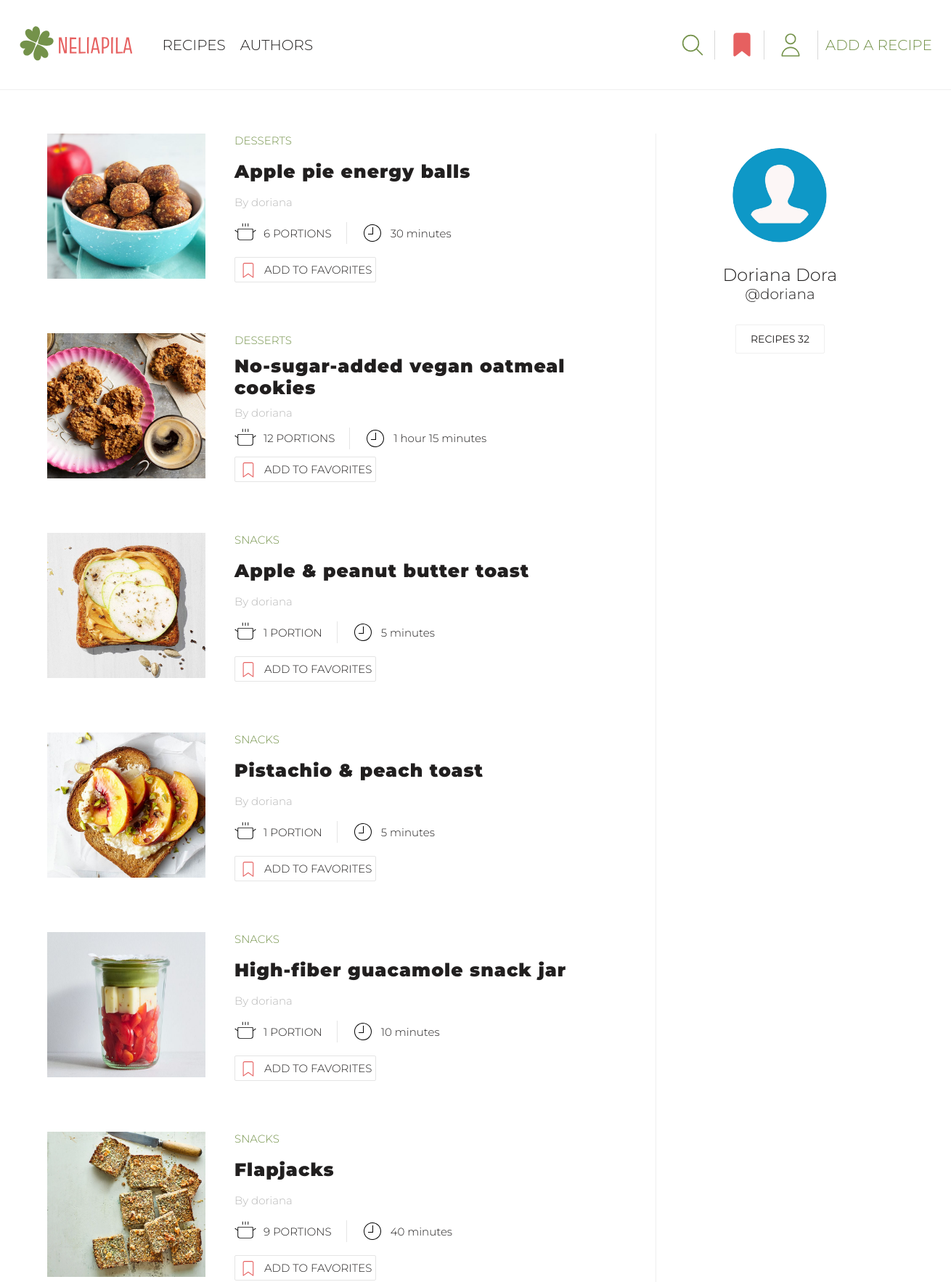
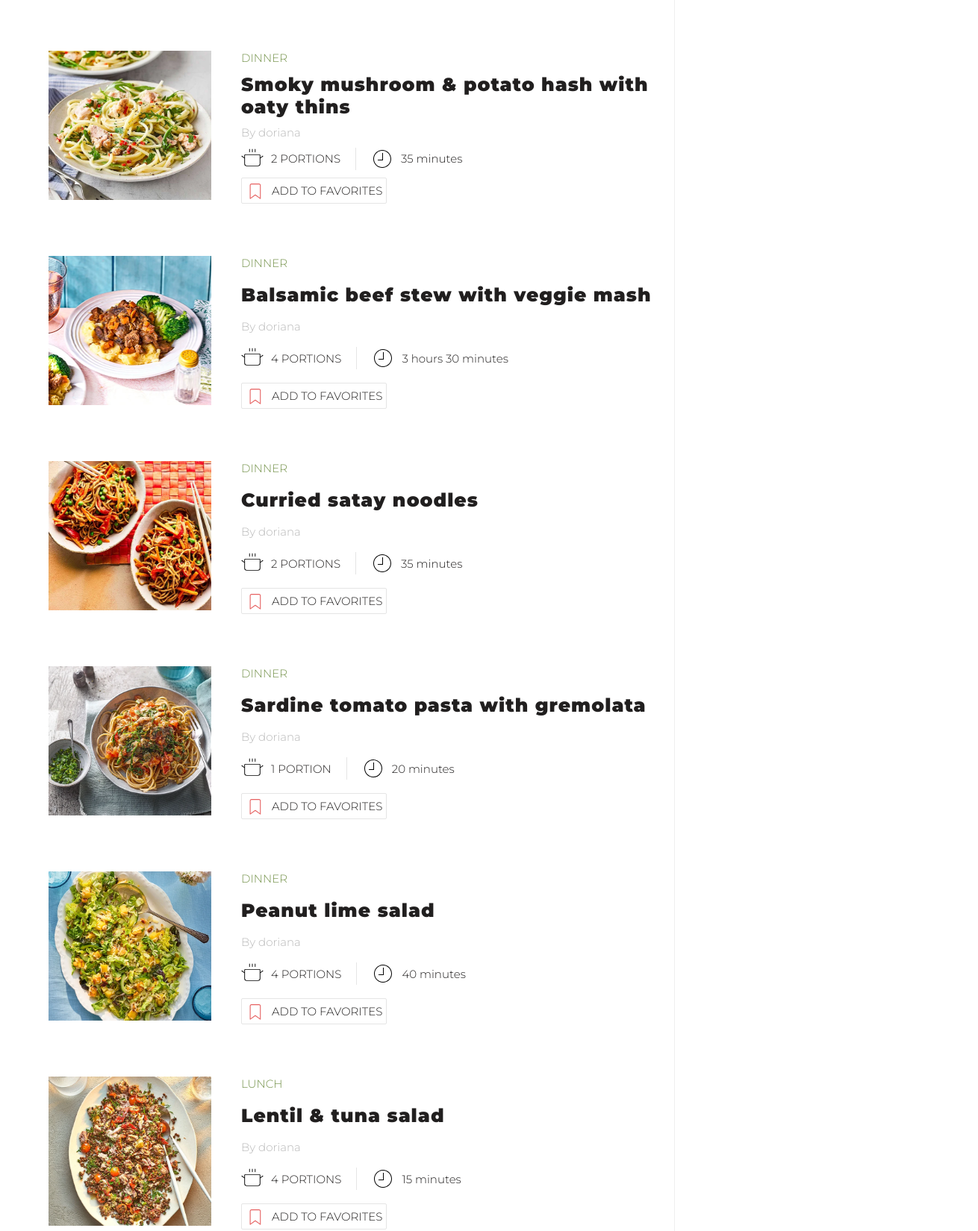
/profile/20 (upper part), run on the app's committed database (2 pictures, top to bottom).
### recipes/models.py (models this page shows, shortened)
class Recipe(models.Model):
    CATEGORY_CHOICES = [
        ('Breakfast', 'Breakfast'),
        ('Lunch', 'Lunch'),
        ('Dinner', 'Dinner'),
        ('Snacks', 'Snacks'),
        ('Desserts', 'Desserts'),
        ('Drinks', 'Drinks'),
        ('Miscellaneous', 'Other')
    ]
    STATUS_CHOICES = [
        (True, 'Approved'),
        (False, 'On moderation'),
    ]
    author = models.ForeignKey(User, on_delete=models.CASCADE, null=True, blank=True)
    title = models.CharField(max_length=50)
    portions = models.PositiveIntegerField(default=1, blank=True, null=True)
    cooking_hours = models.PositiveIntegerField(default=0)
    cooking_minutes = models.PositiveIntegerField(default=0)
    image = models.ImageField(upload_to=recipe_image_path)
    category = models.CharField(max_length=20, choices=CATEGORY_CHOICES)
    ingredients = models.TextField()
    steps = models.TextField()
    is_approved = models.BooleanField(default=False, choices=STATUS_CHOICES)
    date_created = models.DateTimeField(auto_now_add=True)

### user/models.py (models this page shows, shortened)
class Profile(models.Model):
    user = models.OneToOneField(User, on_delete=models.CASCADE)
    name = models.CharField(max_length=50, null=True, blank=True)
    email = models.EmailField(max_length=500, blank=True, null=True, unique=True)
    username = models.CharField(max_length=50, blank=True, null=True)
    bio = models.TextField(blank=True, null=True)
    image = models.ImageField(upload_to='profiles/', blank=True, null=True, default='profiles/default-profile-pic.png')
    created = models.DateTimeField(auto_now_add=True)

### user/views.py (the view)
# urls.py: path('profile/<pk>', views.author_profile, name='profile'),
def author_profile(request, pk):
    profile = Profile.objects.get(user=pk)
    if request.user == profile.user or request.user.is_staff:
        recipes = Recipe.objects.filter(author=pk).all().order_by('-date_created')
    else:
        recipes = Recipe.objects.filter(author=pk, is_approved=True).all().order_by('-date_created')
    recipes_count = recipes.count()
    try:
        favorite_recipes = [favorite.favorite_recipe for favorite in request.user.profile.favorite_set.all()]
    except AttributeError:
        favorite_recipes = ''
    pending_recipes_count = Recipe.objects.filter(author=pk, is_approved=False).count()
    context = {'profile': profile, 'recipes': recipes, 'recipes_count': recipes_count,
               'pending_recipes_count': pending_recipes_count, 'favorites': favorite_recipes}
    return render(request, 'user/profile.html', context)

### templates/user/profile.html (shortened to what this page needs)
{% extends 'base/base.html' %}
{% load static %}
{% block css %}
<link rel="stylesheet" href="{% static 'user/css/profile.css' %}">
{% endblock %}
{% block content %}
<section class="user-profile-page">
    <div class="profile container">
        <div class="profile-parts">
            {% if not recipes %}
            <div class="no-recipes">
                <img src="{% static 'user/images/recipe-default.svg' %}" alt="Recipe">
                <p>There is nothing here yet, but soon there will be recipes added by
                    <span>{{ profile.username }}</span></p>
            </div>
            {% else %}
            <div class="profile-recipes">
                <div class="all-recipes">
                    {% for recipe in recipes %}
                    <div class="one-recipe">
                        <div class="recipe-image">
                            {% if recipe.is_approved %}
                            <a href="{% url 'specific-recipe' recipe.id %}">
                                <img src="{{ recipe.image.url }}" alt="Recipe Image"></a>
                            {% elif not recipe.is_approved and request.user.is_staff %}
                            <a href="{% url 'approve-recipe' recipe.id %}">
                                <img src="{{ recipe.image.url }}" alt="Recipe Image"></a>
                            {% else %}
                            <img src="{{ recipe.image.url }}" alt="Recipe Image">
                            {% endif %}
                        </div>
                        <div class="recipe-info">
                            <a href="{% url 'recipes' %}?sort_by={{ recipe.category }}"
                               class="recipe-category">{{ recipe.category }}</a>
                            {% if recipe.is_approved %}
                            <a href="{% url 'specific-recipe' recipe.id %}" class="recipe-title">{{ recipe.title }}</a>
                            {% elif not recipe.is_approved and request.user.is_staff %}
                            <a href="{% url 'approve-recipe' recipe.id %}"
                               class="recipe-title">{{ recipe.title }}</a>
                            {% else %}
                            <p class="recipe-title">{{ recipe.title }}</p>
                            {% endif %}
                            <a href="{% url 'profile' profile.user.id %}" class="recipe-author">
                                By {{ recipe.author }}</a>
                            <div class="recipe-details">
                                <div class="portions-details">
                                    <img src="{% static 'recipes/images/pot-svg.svg' %}" alt="Pot">
                                    <span>{{ recipe.portions }} portion{{ recipe.portions | pluralize:'s' }}</span>
                                </div>
                                <div class="cooking-time-details">
                                    <img src="{% static 'recipes/images/clock-svg.svg' %}" alt="Clock">
                                    {% if recipe.cooking_hours != 0 and recipe.cooking_minutes != 0 %}
                                    <span>{{ recipe.cooking_hours }} hour{{ recipe.cooking_hours | pluralize:'s' }}
                                {{ recipe.cooking_minutes }} minute{{ recipe.cooking_minutes | pluralize:'s' }}</span>
                                    {% elif recipe.cooking_hours != 0 and recipe.cooking_minutes == 0 %}
                                    <span>{{ recipe.cooking_hours }} hour{{ recipe.cooking_hours | pluralize:'s' }}
                                    </span>
                                    {% elif recipe.cooking_hours == 0 and recipe.cooking_minutes != 0 %}
                                    <span>
                                        {{ recipe.cooking_minutes }} minute{{ recipe.cooking_minutes | pluralize:'s' }}
                                </span>
                                    {% endif %}
                                </div>
                            </div>
                            {% if recipe.is_approved %}
                            <div class="add-to-favourites">
                                <div class="button-favorites">
                                    {% if recipe in favorites %}
                                    <a class="button-favorites-link" href="{% url 'delete-from-favorites' recipe.id %}">
                                        <img class="bookmark-img"
                                             src="{% static 'user/images/filled-bookmark-svg.svg' %}" alt="Bookmark">
                                        Added to favorites
                                    </a>
                                    {% else %}
                                    <a class="button-favorites-link" href="{% url 'add-to-favorites' recipe.id %}">
                                        <img class="bookmark-img" src="{% static 'user/images/bookmark-svg.svg' %}"
                                             alt="Bookmark">
                                        Add to favorites
                                    </a>
                                    {% endif %}
                                </div>
                            </div>
                            {% endif %}
                        </div>
                    </div>
                    {% endfor %}
                </div>
            </div>
            {% endif %}
            <div class="profile-card">
                <img class="profile-avatar"
                     src="{{ profile.image.url }}" alt="User`s photo">
                {% if profile.name %}
                <span class="profile-name">{{ profile.name }}</span>
                {% endif %}
                <span class="profile-username">@{{ profile.username }}</span>
                <div class="count-recipes">
                    <p class="recipes-count count">Recipes {{ recipes_count }}</p>
                </div>
            </div>
        </div>
    </div>
</section>
{% endblock %}

### static/base/css/base.css (style rules this page uses)
html { height: 100%; position: relative; }
body { font-family: 'Montserrat', sans-serif; font-weight: 300; font-size: 20px; color: #211f1f; background-color: #FFFFFF; margin: 0; padding: 0; min-height: 100%; display: flex; flex-direction: column; }
a { text-decoration: none; color: #211f1f; }
h1, h2, h3, p { margin: 0; font-weight: 300; }
.container { width: 1240px; margin: 0 auto; position: relative; }

### static/user/css/profile.css (style rules this page uses)
.profile-parts { display: flex; flex-direction: row; justify-content: space-between; padding: 60px 30px 0 30px; min-height: 500px; }
.profile-recipes { width: 70%; }
.all-recipes { display: flex; flex-direction: column; }
.one-recipe { display: flex; flex-direction: row; margin-bottom: 70px; position: relative; }
.recipe-image { margin-right: 40px; display: flex; }
.recipe-image img { width: 218px; height: 200px; }
.recipe-category, .portions-details, .button-favorites { text-transform: uppercase; }
.recipe-info { display: flex; flex-direction: column; justify-content: space-between; }
.recipe-info img { width: 30px; height: 30px; margin-right: 10px; }
.button-favorites-link img { width: 25px; height: 25px; }
.recipe-category { color: #74924a; font-size: 15px; }
.recipe-title { font-weight: 900; letter-spacing: 1px; line-height: 30px; font-size: 25px; word-break: break-word; }
.recipe-author { font-size: 15px; color: #B8B8B8FF; }
.recipe-details { display: flex; flex-direction: row; min-width: 250px; max-width: 360px; }
.portions-details { padding-right: 20px; border-right: 1px solid #E5E5E5FF; }
.cooking-time-details { padding-left: 20px; }
.portions-details, .cooking-time-details { display: flex; flex-direction: row; align-items: center; font-size: 15px; }
.button-favorites-link { display: flex; flex-direction: row; align-items: center; font-size: 15px; border: 1px solid #E5E5E5FF; border-radius: 2px; padding: 0 5px; box-sizing: border-box; max-width: max-content; min-height: 35px; }
.profile-card { width: 29%; display: flex; flex-direction: column; align-items: center; padding: 20px 10px; box-sizing: border-box; border-left: 1px solid; border-left-color: #efefef; }
.profile-avatar { width: 130px; height: 130px; margin-bottom: 30px; border-radius: 100%; }
.profile-name { font-size: 24px; text-transform: capitalize; word-break: break-all; text-align: center; }
.profile-username { margin-bottom: 30px; }
.count-recipes { margin-bottom: 40px; display: flex; text-align: center; align-items: center; flex-flow: column; }
.count, .profile-edit-link { border: 1px solid; padding: 10px 20px; box-sizing: border-box; border-radius: 2px; text-transform: uppercase; font-size: 14px; display: inline-block; margin-bottom: 10px; }
.count { border-color: #efefef; font-weight: 400; }

### data on the page
Recipe: image (picture), category "DESSERTS", title "Apple pie energy balls", author "doriana", portions "6", portions|pluralize "S", cooking_minutes "30", cooking_minutes|pluralize "s", is_approved True (drawn)
Recipe: image (picture), category "DESSERTS", title "No-sugar-added vegan oatmeal cookies", author "doriana", portions "12", portions|pluralize "S", cooking_hours "1", cooking_minutes "15", cooking_minutes|pluralize "s", is_approved True (drawn)
Recipe: image (picture), category "SNACKS", title "Apple & peanut butter toast", author "doriana", portions "1", cooking_minutes "5", cooking_minutes|pluralize "s", is_approved True (drawn)
Recipe: image (picture), category "SNACKS", title "Pistachio & peach toast", author "doriana", portions "1", cooking_minutes "5", cooking_minutes|pluralize "s", is_approved True (drawn)
Recipe: image (picture), category "SNACKS", title "High-fiber guacamole snack jar", author "doriana", portions "1", cooking_minutes "10", cooking_minutes|pluralize "s", is_approved True (drawn)
Recipe: image (picture), category "SNACKS", title "Flapjacks", author "doriana", portions "9", portions|pluralize "S", cooking_minutes "40", cooking_minutes|pluralize "s", is_approved True (drawn)
Recipe: image (picture), category "DINNER", title "Smoky mushroom & potato hash with oaty thins", author "doriana", portions "2", portions|pluralize "S", cooking_minutes "35", cooking_minutes|pluralize "s", is_approved True (drawn)
Recipe: image (picture), category "DINNER", title "Balsamic beef stew with veggie mash", author "doriana", portions "4", portions|pluralize "S", cooking_hours "3", cooking_hours|pluralize "s", cooking_minutes "30", cooking_minutes|pluralize "s", is_approved True (drawn)
Recipe: image (picture), category "DINNER", title "Curried satay noodles", author "doriana", portions "2", portions|pluralize "S", cooking_minutes "35", cooking_minutes|pluralize "s", is_approved True (drawn)
Recipe: image (picture), category "DINNER", title "Sardine tomato pasta with gremolata", author "doriana", portions "1", cooking_minutes "20", cooking_minutes|pluralize "s", is_approved True (drawn)
Recipe: image (picture), category "DINNER", title "Peanut lime salad", author "doriana", portions "4", portions|pluralize "S", cooking_minutes "40", cooking_minutes|pluralize "s", is_approved True (drawn)
Recipe: image (picture), category "LUNCH", title "Lentil & tuna salad", author "doriana", portions "4", portions|pluralize "S", cooking_minutes "15", cooking_minutes|pluralize "s", is_approved True (drawn)
Profile: image (picture), name "Doriana Dora", username "doriana"

### other printed values
{{ recipes_count }} "32"
